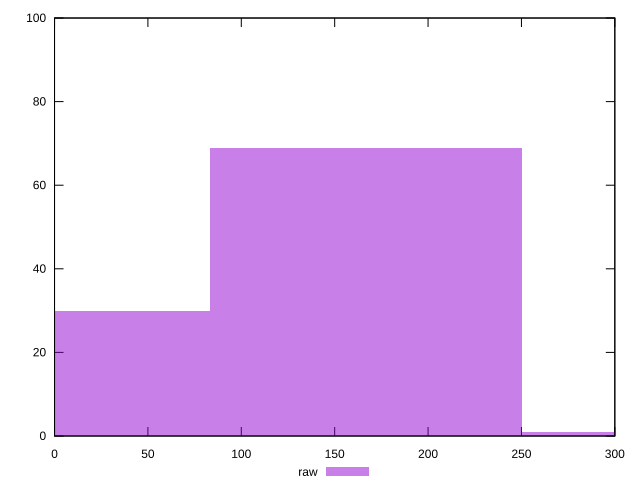

gnuplot code for this plot:
reset

$raw <<EOF
334.0096742165402 1
167.0048371082701 69
0 30
EOF

set key outside below
set boxwidth 167.0048371082701
set xrange [0:300]
set yrange [0:100]
set trange [0:100]
set style fill transparent solid 0.5 noborder
set terminal svg size 640, 490 enhanced background rgb 'white'
set output "reports/report_00031_2021-02-24T23-18-18.084Z/unminified-javascript/samples/astro/raw/histogram.svg"

plot $raw title "raw" with boxes

reset
